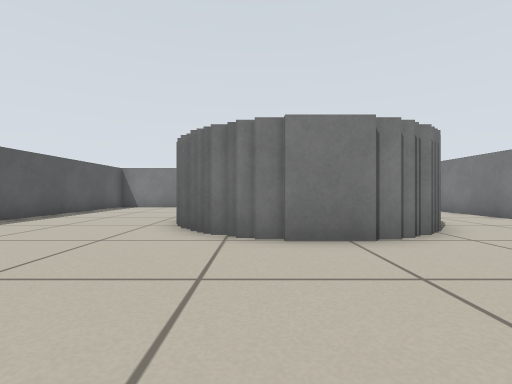
view 1 (above)

24 first-person views from a walk through a world built for the Player/Stage simulator. The camera is 0.39 m above the floor, looks level and sees 85° across. The lines on the ground mark 1 m squares. The floor is counted in squares, 0.5 m on a side. Each view is taken from the middle of a square. On the plan, view 1 faces up. The plan holds only what a view shows up to about 10 squares ahead; the rest is blank. Robots are left out.

view 2
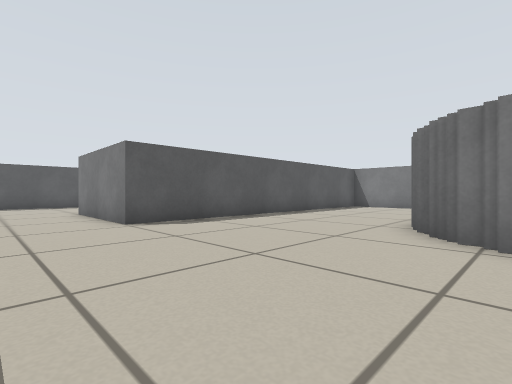

view 3
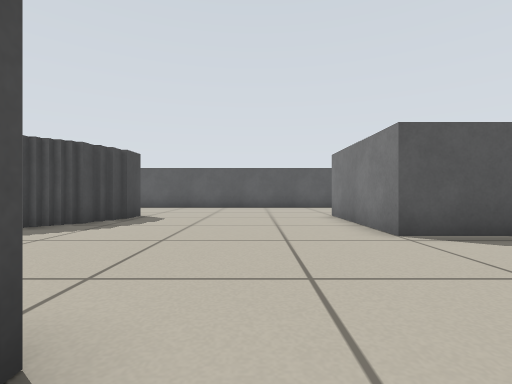

view 4
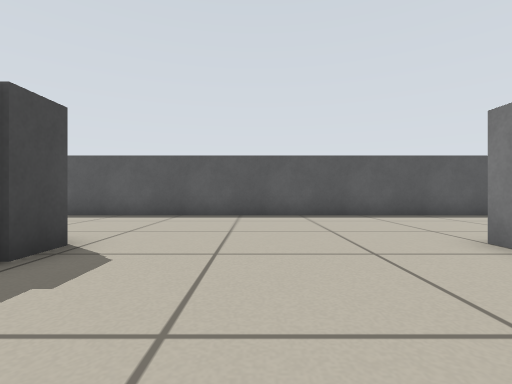

view 5
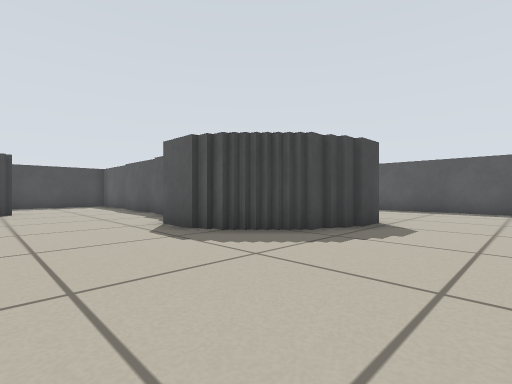

view 6
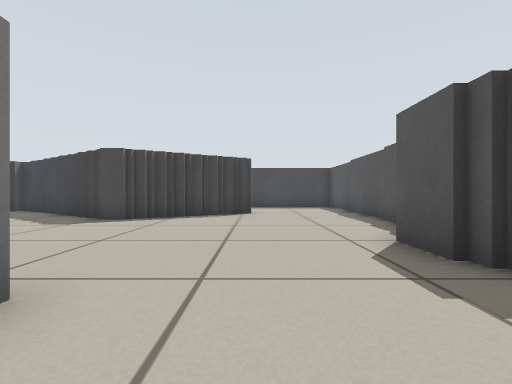

view 7
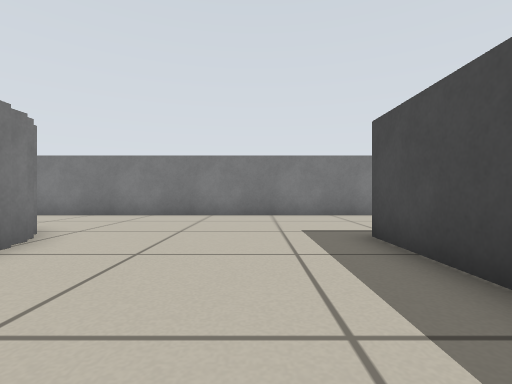

view 8
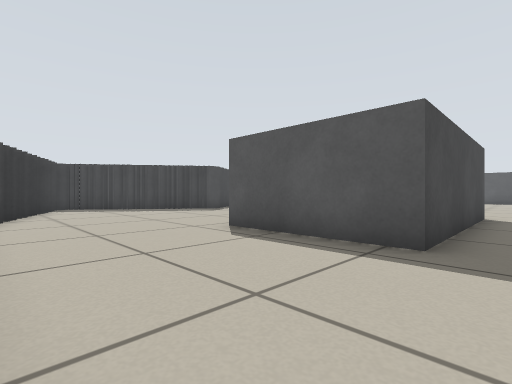

view 9
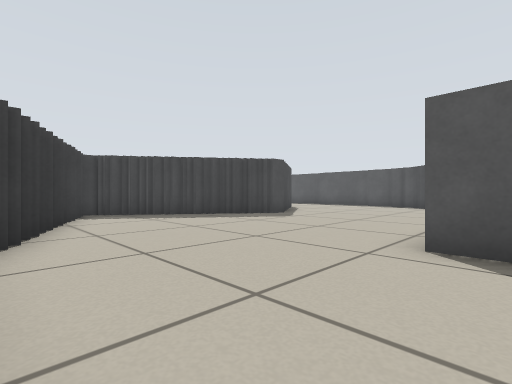

view 10
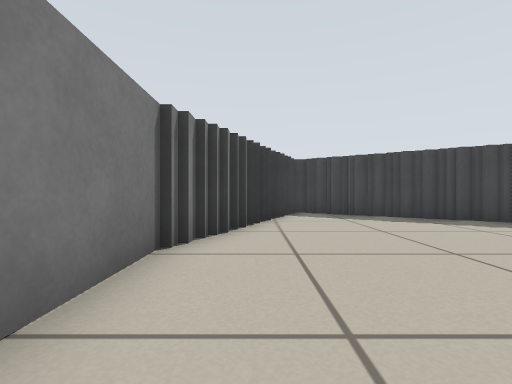

view 11
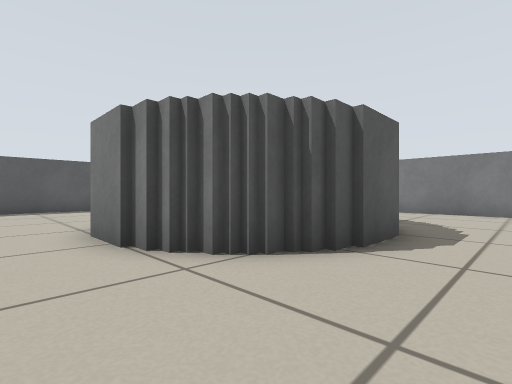

view 12
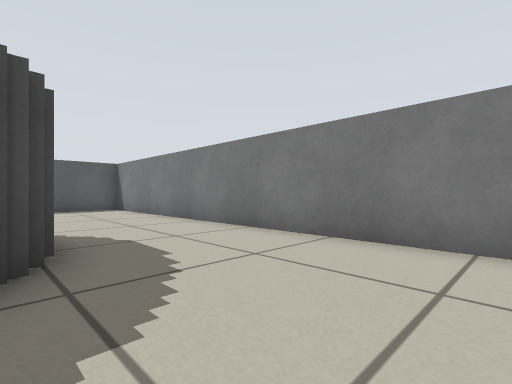

view 13
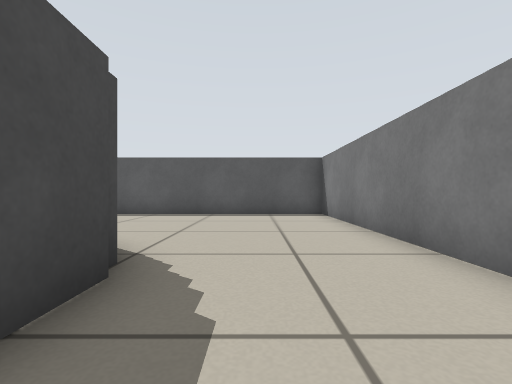

view 14
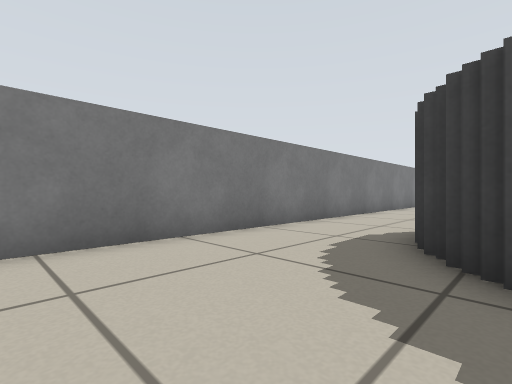

view 15
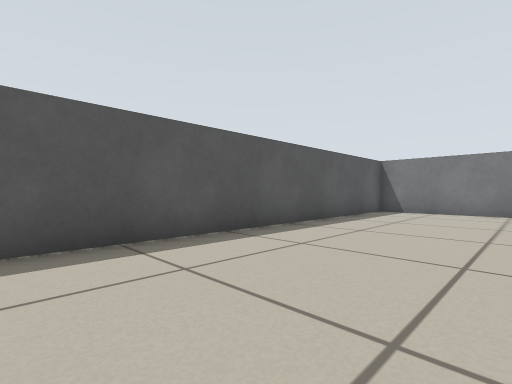

view 16
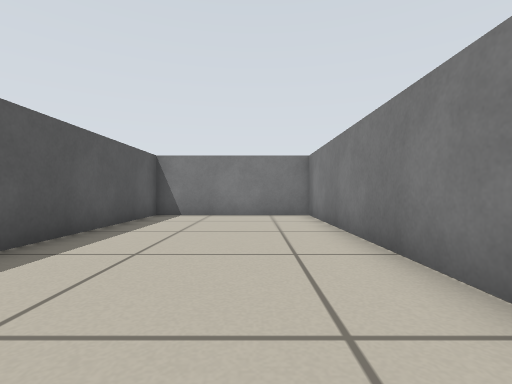

view 17
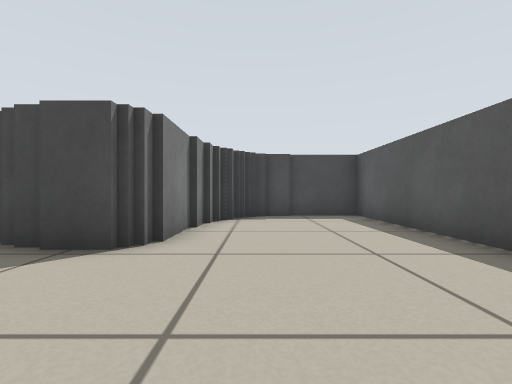

view 18
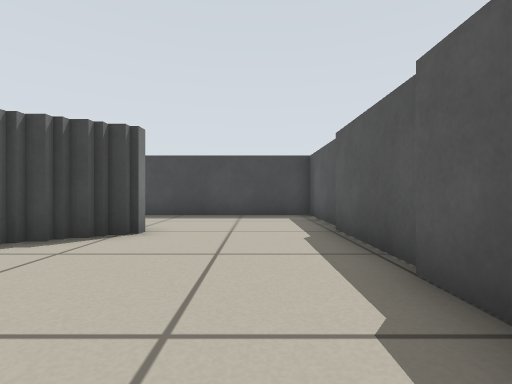

view 19
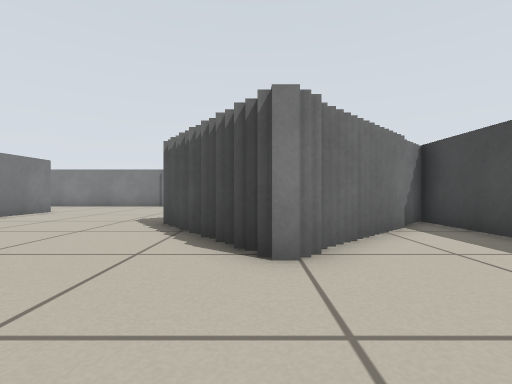

view 20
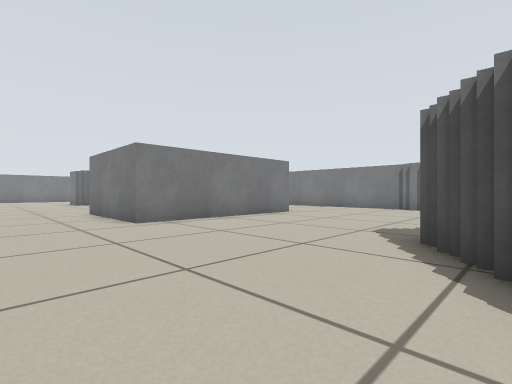

view 21
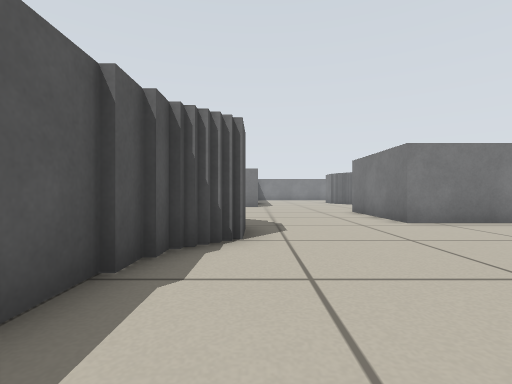

view 22
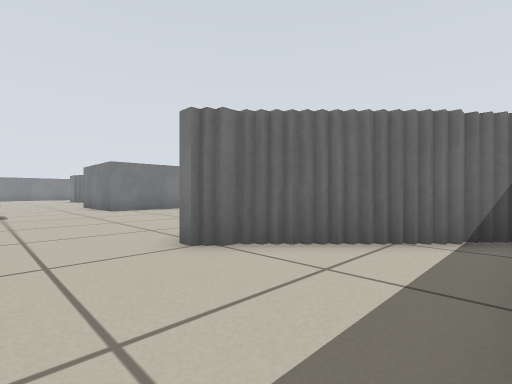

view 23
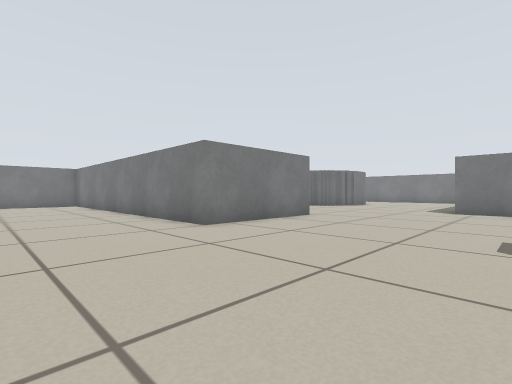

view 24
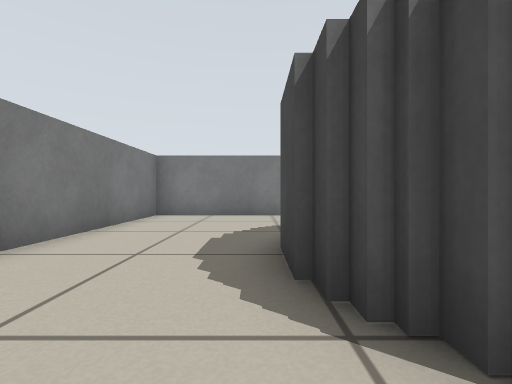

### Floor plan
Points are (right, up) in squares from view 1. A wall is a line through its corners. A room is listed if a view was taken in it or the views show most of it. See-through windows are left out.
Room 1 (views 1, 2, 3, 4, 5, 6, 7, 8, 9, 10, 11, 12, 13, 14, 15, 16, 17, 18, 19, 20, 21, 22, 23, 24)
walls: (-8.5, -4.1) (-8.5, -4.9); (0, 4.7) (-0.5, 4.7); (-0.5, 5.1) (-1, 5.1); (-8.3, -4.6) (-8.3, -5.2); (-8.2, -4.8) (-8.2, -5.2) (-7.6, -5.2); (0.5, 4.6) (-0.1, 4.6); (-7.2, -5.8) (-7.2, -7.6); (-10.1, -3.9) (-9.6, -3.9); (-10, -4.1) (-8.7, -4.1) (-8.7, -4.6); (2, -5) (-3.2, -5) (-3.2, -1) (2.9, -1) (2.9, -5.1); (2.5, 4.4) (-0.1, 4.4); (2.5, 4.6) (1.9, 4.6); (2.9, 4.7) (2.4, 4.7); (-11.5, -4.1) (-11.2, -4.1) (-11.2, -3.7) (-10, -3.7); (-7.5, -7.9) (-8.2, -7.9) (-8.2, -8.8); (-7.8, -8.2) (-8.2, -8.2); (3.8, 5.4) (3.3, 5.4) (3.3, 5.1) (2.8, 5.1); (-8.3, -8.6) (-8.3, -9.4); (-11.5, -6.1) (-11.5, -4.4); (-8.5, -9.2) (-8.5, -10.6); (-11.7, -7) (-11.7, -6.1); (-0.9, 10) (-0.2, 10); (4.1, 6.9) (4.1, 6.2); (-11.9, -7.4) (-11.9, -6.9); (-0.4, 10.3) (0.5, 10.3); (-1.5, -10.9) (-0.5, -10.9); (-2.2, -11.3) (-1.9, -11.3) (-1.9, -11.1) (-1.4, -11.1); (0.4, 10.7) (1.9, 10.7); (7.3, -2.9) (7.3, 14.3) (-6.9, 14.3) (-6.9, 2.5) (-11.2, 2.5) (-11.2, 14.3) (-16.3, 14.3) (-16.3, -9.2) (-13.2, -9.2); (4.3, 8.2) (4.3, 6.8); (-2.8, -11.7) (-2.2, -11.7); (-0.4, -11.3) (0.1, -11.3); (-8.7, -10.9) (-8.7, -13.9); (-12.8, -8.2) (-12.2, -8.2); (-3.4, -12.1) (-2.9, -12.1); (0.1, -11.7) (0.6, -11.7); (-3.9, -12.4) (-3.1, -12.4); (-4.8, -12.9) (-3.8, -12.9); (0.8, -12.1) (1.2, -12.1); (-4.5, -13.2) (-4.5, -12.8); (1, -12.4) (1.8, -12.4); (-14.1, -9) (-13, -9); (7.3, -7.9) (7.3, -5.4); (-4.8, -13.8) (-4.8, -13) (-4.2, -13) (-4.2, -12.6); (1.6, -12.9) (2.4, -12.9); (7, -8.8) (7, -8.2); (2.1, -13) (2.8, -13); (-3.9, -14.4) (-3.9, -13.9); (2.4, -13.2) (2.9, -13.2); (-3.1, -14.8) (-3.7, -14.8) (-3.7, -14.1) (-4.2, -14.1); (-8.8, -14.4) (-8.8, -17.3) (-0.8, -17.3) (-0.8, -16.9); (2.8, -13.7) (3.5, -13.7); (-2.7, -15.6) (-2.7, -15.1) (-3.4, -15.1) (-3.4, -14.4); (3.2, -14) (4, -14); (-2.4, -16) (-2.4, -15.4); (-2.3, -16.1) (-2.3, -15.6); (4.1, -14.5) (4.6, -14.5); (-1.5, -16.6) (-1.5, -16.1)

Where each view was taken, in squares from view 1:
view 1: 0 up, 0 right, facing up
view 2: 0 up, 0 right, facing up-left
view 3: 0 up, 2 left, facing left
view 4: 1 down, 7 left, facing left
view 5: 1 down, 4 left, facing down-left
view 6: 3 down, 5 left, facing down
view 7: 1 up, 2 left, facing right
view 8: 0 up, 7 right, facing down-left
view 9: 4 down, 7 right, facing down-left
view 10: 4 down, 6 right, facing down
view 11: 3 up, 6 right, facing up-left
view 12: 10 up, 6 right, facing up-left
view 13: 12 up, 3 right, facing left
view 14: 13 up, 3 right, facing down-right
view 15: 3 up, 12 left, facing up-left
view 16: 5 up, 13 left, facing up
view 17: 0 up, 13 left, facing down
view 18: 8 down, 7 left, facing down
view 19: 13 down, 8 left, facing right
view 20: 12 down, 6 left, facing up-right
view 21: 12 down, 7 left, facing up
view 22: 17 down, 7 left, facing up-right
view 23: 3 down, 15 left, facing up-right
view 24: 11 up, 2 left, facing right
